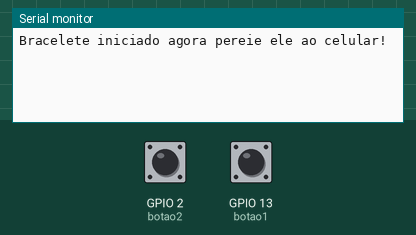
The sketch below on a simulated ESP32. Shown: the last lines printed to the serial monitor. The test bench sets the inputs (shaded band); at power-on: GPIO 2 (botao2) LOW, GPIO 13 (botao1) LOW. Nothing arrives over Bluetooth unless stated.

Above: at 1.2 s.
1.3 s: GPIO 2 (botao2) pulled HIGH for 0.15 s
At 2.1 s:
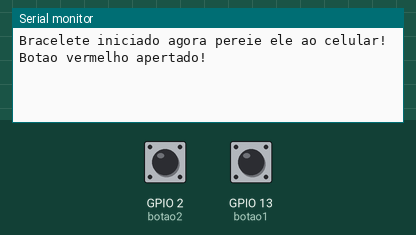
2.9 s: GPIO 13 (botao1) pulled HIGH for 1 s
At 4.8 s:
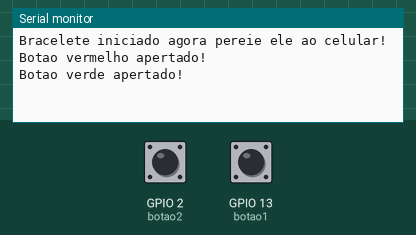

The sketch:

1-teste-bluetooth.ino
```cpp
#include "BluetoothSerial.h"

#if !defined(CONFIG_BT_ENABLED) || !defined(CONFIG_BLUEDROID_ENABLED)
#error Bluetooth is not enabled! Please run `make menuconfig` to and enable it
#endif

#define botao1 13
#define botao2 2

#define SINAL_POSITIVO 'A'
#define SINAL_NEGATIVO 'B'
const uint8_t sinal_positivo = 65;
const uint8_t sinal_negativo = 66;

BluetoothSerial SerialBT;

void enviarSinal(const uint8_t ch) {
  if (SerialBT.available()) {
      SerialBT.write(&ch, 1);
  }
  delay(2000);
}

void setup() {
  Serial.begin(115200);
  pinMode(botao1, INPUT);
  pinMode(botao2, INPUT);
  SerialBT.begin("Bracelete"); //Bluetooth device name
  Serial.println("Bracelete iniciado agora pereie ele ao celular!");
}

void loop() {
  //Serial.println("Cheguei");
  if (digitalRead(botao1) == HIGH) {
    Serial.println("Botao verde apertado!");
    enviarSinal(sinal_positivo);
  }
  if (digitalRead(botao2) == HIGH) {
    Serial.println("Botao vermelho apertado!");
    enviarSinal(sinal_negativo);
  }
}
```

Measured:
- after the input at 1.3 s, the serial monitor: prints a new line at once (image 1)
- after the input at 2.9 s, the serial monitor: prints a new line after 0.40 s (image 2)
